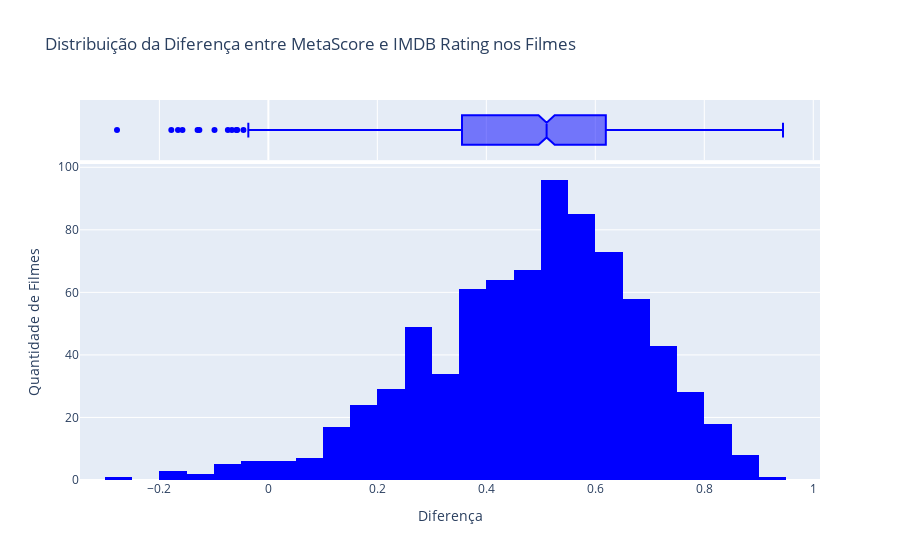

This figure's notebook cell:
### Markdown cell above
**Distribuição da Diferença entre MetaScore e IMDB_Rating**: Para analisar essa diferença dentre os filmes, aplicaremos um **Histograma** junto de um **Boxplot**, pois ambos os gráficos auxiliam no entendimento da distribuição em variáveis númericas.

Analisando os gráficos, visualiza-se que a maior parte dos filmes observados a diferença é positiva. Como o cálculo foi MetaScore - IMDB_Rating, isso fornece evidências de que o IMDB_Rating é mais rigoroso nas críticas que o MetaScore. Ou seja, o MetaCritic tende a avaliar os filmes melhor do que o IMDB.

### Code cell
# Distribuição do MetaScore - IMDB Rating
diff_hist = px.histogram(
    x=df.difference, 
    title="Distribuição da Diferença entre MetaScore e IMDB Rating nos Filmes",
    marginal="box",
    labels={"x": "Diferença"}
    ).update_traces(marker_color="Blue").update_layout(yaxis_title="Quantidade de Filmes")
diff_hist.show()

### Figure 1 — Plotly figure (JSON) as saved in the notebook; plotly's stock layout.template omitted (floating-point values rounded to 4 significant figures; data arrays with more than 128 entries replaced by an {"elided": "..."} marker saying what was removed)
{"data": [{"alignmentgroup": "True", "bingroup": "x", "hovertemplate": "Diferença=%{x}<br>count=%{y}<extra></extra>", "legendgroup": "", "marker": {"color": "Blue", "pattern": {"shape": ""}}, "name": "", "offsetgroup": "", "orientation": "v", "showlegend": false, "type": "histogram", "x": {"elided": "785 float values"}, "xaxis": "x", "yaxis": "y"}, {"alignmentgroup": "True", "hovertemplate": "Diferença=%{x}<extra></extra>", "legendgroup": "", "marker": {"color": "Blue"}, "name": "", "notched": true, "offsetgroup": "", "showlegend": false, "type": "box", "x": {"elided": "785 float values"}, "xaxis": "x2", "yaxis": "y2"}], "layout": {"barmode": "relative", "legend": {"tracegroupgap": 0}, "title": {"text": "Distribuição da Diferença entre MetaScore e IMDB Rating nos Filmes"}, "xaxis": {"anchor": "y", "domain": [0, 1], "title": {"text": "Diferença"}}, "xaxis2": {"anchor": "y2", "domain": [0, 1], "matches": "x", "showgrid": true, "showticklabels": false}, "yaxis": {"anchor": "x", "domain": [0, 0.8316], "title": {"text": "Quantidade de Filmes"}}, "yaxis2": {"anchor": "x2", "domain": [0.8416, 1], "matches": "y2", "showgrid": false, "showline": false, "showticklabels": false, "ticks": ""}}}
